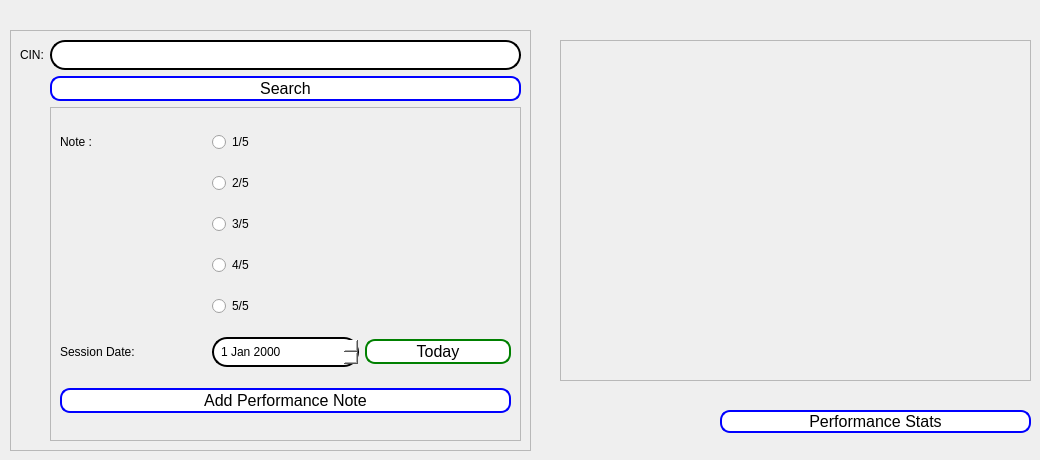
      <widget class="QWidget" name="tab_11">
       <attribute name="title">
        <string>Perfromance Tracking</string>
       </attribute>
       <widget class="QFrame" name="frame_16">
        <property name="geometry">
         <rect>
          <x>10</x>
          <y>30</y>
          <width>521</width>
          <height>421</height>
         </rect>
        </property>
        <property name="frameShape">
         <enum>QFrame::StyledPanel</enum>
        </property>
        <property name="frameShadow">
         <enum>QFrame::Raised</enum>
        </property>
        <layout class="QGridLayout" name="gridLayout_6">
         <item row="0" column="0">
          <widget class="QLabel" name="label_53">
           <property name="text">
            <string>CIN:</string>
           </property>
          </widget>
         </item>
         <item row="0" column="1">
          <widget class="QLineEdit" name="CINLineEdit">
           <property name="styleSheet">
            <string notr="true">QLineEdit {
    border: 2px solid black; 
    border-radius: 15px;
    padding: 5px;
    background-color: rgba(255, 255, 255);
    color: black;
}

QLineEdit:focus {
    border-color: black; 
    background-color: rgba(248, 248, 248, 1); 
}
</string>
           </property>
           <property name="maxLength">
            <number>8</number>
           </property>
          </widget>
         </item>
         <item row="1" column="1">
          <widget class="QPushButton" name="SearchClient">
           <property name="styleSheet">
            <string notr="true">background-color: #ffffff; /* Fond blanc */
    border: 2px solid blue; /* Bordure bleue */
    border-radius: 10px; /* Coins arrondis */
    padding: 1px 2px; /* Espacement intérieur */
    color: black; /* Couleur du texte */
    font-size: 16px; /* Taille de la police */
   
   </string>
           </property>
           <property name="text">
            <string>Search</string>
           </property>
          </widget>
         </item>
         <item row="2" column="1">
          <widget class="QFrame" name="ClientNoteFrame">
           <property name="frameShape">
            <enum>QFrame::StyledPanel</enum>
           </property>
           <property name="frameShadow">
            <enum>QFrame::Raised</enum>
           </property>
           <layout class="QGridLayout" name="gridLayout_7">
            <item row="7" column="2">
             <widget class="QPushButton" name="TodayButton">
              <property name="styleSheet">
               <string notr="true">background-color: #ffffff; /* Fond blanc */
    border: 2px solid green; /* Bordure bleue */
    border-radius: 10px; /* Coins arrondis */
    padding: 1px 2px; /* Espacement intérieur */
    color: black; /* Couleur du texte */
    font-size: 16px; /* Taille de la police */
   
   </string>
              </property>
              <property name="text">
               <string>Today</string>
              </property>
             </widget>
            </item>
            <item row="7" column="0">
             <widget class="QLabel" name="label_55">
              <property name="styleSheet">
               <string notr="true">font: 16pt &quot;MS Shell Dlg 2&quot;;
font: 14pt &quot;MS Shell Dlg 2&quot;;</string>
              </property>
              <property name="text">
               <string>Session Date:</string>
              </property>
             </widget>
            </item>
            <item row="4" column="1">
             <widget class="QRadioButton" name="note4">
              <property name="text">
               <string>4/5</string>
              </property>
             </widget>
            </item>
            <item row="0" column="0">
             <widget class="QLabel" name="label_54">
              <property name="styleSheet">
               <string notr="true">font: 22pt &quot;MS Shell Dlg 2&quot;;
font: 20pt &quot;MS Shell Dlg 2&quot;;</string>
              </property>
              <property name="text">
               <string>Note :</string>
              </property>
             </widget>
            </item>
            <item row="3" column="1">
             <widget class="QRadioButton" name="note3">
              <property name="text">
               <string>3/5</string>
              </property>
             </widget>
            </item>
            <item row="7" column="1">
             <widget class="QDateEdit" name="SessionDate">
              <property name="styleSheet">
               <string notr="true">QDateEdit {
    border: 2px solid black; 
    border-radius: 15px;
    padding: 5px;
    background-color: rgba(255, 255, 255);
    color: black;
}

QDateEdit:focus {
    border-color: black; 
    background-color: rgba(248, 248, 248, 1); 
}
</string>
              </property>
             </widget>
            </item>
            <item row="0" column="1">
             <widget class="QRadioButton" name="note1">
              <property name="text">
               <string>1/5</string>
              </property>
             </widget>
            </item>
            <item row="2" column="1">
             <widget class="QRadioButton" name="note2">
              <property name="text">
               <string>2/5</string>
              </property>
             </widget>
            </item>
            <item row="5" column="1">
             <widget class="QRadioButton" name="note5">
              <property name="text">
               <string>5/5</string>
              </property>
             </widget>
            </item>
            <item row="8" column="0" colspan="3">
             <widget class="QPushButton" name="SessionButton">
              <property name="styleSheet">
               <string notr="true">background-color: #ffffff; /* Fond blanc */
    border: 2px solid blue; /* Bordure bleue */
    border-radius: 10px; /* Coins arrondis */
    padding: 1px 2px; /* Espacement intérieur */
    color: black; /* Couleur du texte */
    font-size: 16px; /* Taille de la police */
   
   </string>
              </property>
              <property name="text">
               <string>Add Performance Note</string>
              </property>
             </widget>
            </item>
           </layout>
          </widget>
         </item>
        </layout>
       </widget>
       <widget class="QFrame" name="PerformanceStatsFrame">
        <property name="geometry">
         <rect>
          <x>560</x>
          <y>40</y>
          <width>471</width>
          <height>341</height>
         </rect>
        </property>
        <property name="frameShape">
         <enum>QFrame::StyledPanel</enum>
        </property>
        <property name="frameShadow">
         <enum>QFrame::Raised</enum>
        </property>
       </widget>
       <widget class="QPushButton" name="PerformanceStatsButton">
        <property name="geometry">
         <rect>
          <x>720</x>
          <y>410</y>
          <width>311</width>
          <height>23</height>
         </rect>
        </property>
        <property name="styleSheet">
         <string notr="true">background-color: #ffffff; /* Fond blanc */
    border: 2px solid blue; /* Bordure bleue */
    border-radius: 10px; /* Coins arrondis */
    padding: 1px 2px; /* Espacement intérieur */
    color: black; /* Couleur du texte */
    font-size: 16px; /* Taille de la police */
   
   </string>
        </property>
        <property name="text">
         <string>Performance Stats</string>
        </property>
       </widget>
      </widget>
